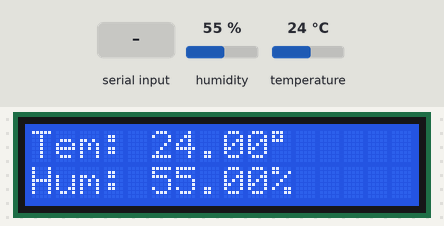
Simulated run of this sketch. Board: ESP32. Parts: 16×2 character LCD. Inputs (shaded band) come from the test bench; at power-on: humidity 55 %, temperature 24 °C. What the sketch prints to the serial monitor is not drawn.

Above: at 1.2 s.
1.3 s: "1" received over Serial
At 4.0 s:
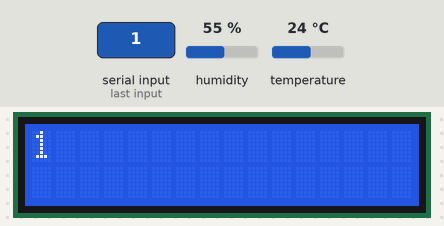
7.7 s: humidity set to 22 %
At 10.7 s:
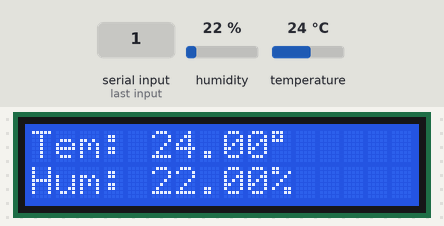
11.6 s: temperature set to 12 °C
At 13.5 s:
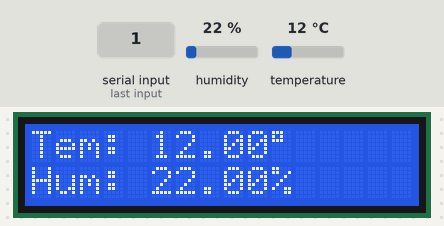
15.5 s: "0" received over Serial
At 19.9 s:
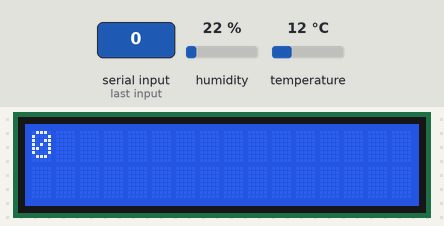
23.0 s: humidity set to 40 %
At 25.5 s:
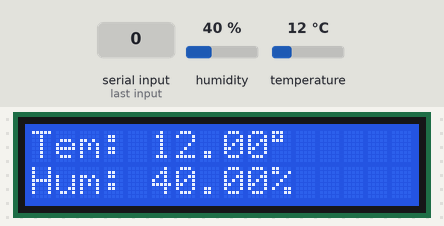
26.9 s: temperature set to 19 °C
At 28.2 s:
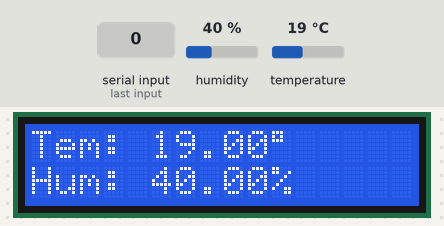
Timing chart, 0 to 29.9 s (numbered marks = the images above; inputs shaded):
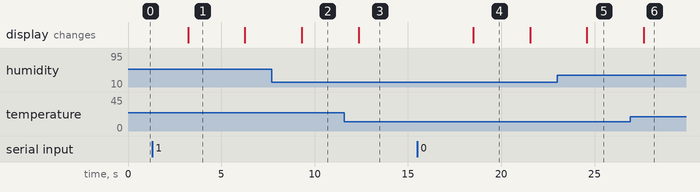

Measured:
- after the input at 1.3 s, the display: changes after 1.9 s (image 1)
- after the input at 7.7 s, the display: changes after 1.6 s (image 2)
- after the input at 11.6 s, the display: changes after 0.75 s (image 3)
- after the input at 15.5 s, the display: changes after 3.0 s (image 4)
- after the input at 23.0 s, the display: changes after 1.6 s (image 5)
- after the input at 26.9 s, the display: changes after 0.74 s (image 6)
- what the display in image 1 shows lasts 3.1 s, from 3.2 s to 6.3 s

The sketch:

23_lcd_serial.ino
```cpp
#include <DHT.h>
#include <DHT_U.h>

#include <Wire.h>
#include <LiquidCrystal_I2C.h>

#define SDA 13
#define SCL 14
#define SENSOR 5
#define DHTTYPE DHT11
DHT dht(SENSOR, DHTTYPE);

float temp = 0.0;
float hum = 0.0;

#define ADDR  0x27  //0x3F  //0x27

LiquidCrystal_I2C lcd(ADDR, 16, 2);

void setup() {

  dht.begin();
  Serial.begin(115200);
  Wire.begin(SDA, SCL);
//  Wire.beginTransmission(ADDR); esto depende del modelo
  lcd.init();
  lcd.clear();
  lcd.backlight();
  Serial.println("Empezamos");

}

void loop() {


  lcd.setCursor(0, 0);
  if(Serial.available() != 0){
    delay(100);
    lcd.clear();
    while(Serial.available() > 0){
      lcd.write(Serial.read());
  }
  delay(3000);
  lcd.clear();
  }

  temp = dht.readTemperature();
  hum = dht.readHumidity();
  // lcd.print("Temp: " + String(temp) + (char)223 +"C");
  // lcd.print("Hum: " + String(hum) + "%");
  lcd.print("Tem: ");
  lcd.print(temp);
  lcd.print(char(223));
  lcd.setCursor(0,1);
  lcd.print("Hum: ");
  lcd.print(hum);
  lcd.print("%");
  delay(3000);

}
```
